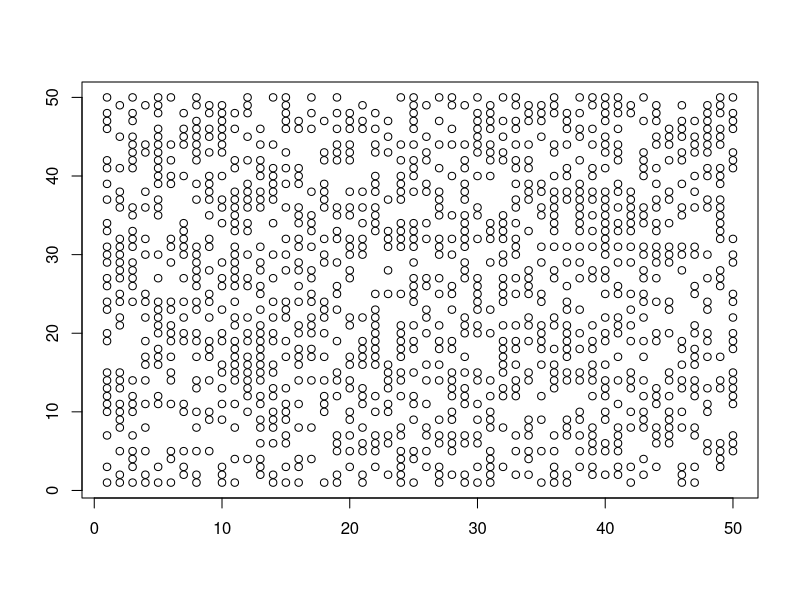

Write R code to recreate this figure. (Note: this script raises an error after producing the figure.)
# program spuRs/resources/scripts/life.r

neighbours <- function(A, i, j, n) {
    # A is an n*n 0-1 matrix
    # calculate number of neighbours of A[i,j]
    .
    .
    .
}

# grid size
n <- 50

# initialise lattice
A <- matrix(round(runif(n^2)), n, n)

finished <- FALSE
while (!finished) {
    # plot
    plot(c(1,n), c(1,n), type = "n", xlab = "", ylab = "")
    for (i in 1:n) {
        for (j in 1:n) {
            if (A[i,j] == 1) {
                points(i, j)
            }
        }
    }
    
    # update
    B <- A
    for (i in 1:n) {
        for (j in 1:n) {
            nbrs <- neighbours(A, i, j, n)
            if (A[i,j] == 1) {
                if ((nbrs == 2) | (nbrs == 3)) {
                    B[i,j] <- 1
                } else {
                    B[i,j] <- 0
                }
            } else {
                if (nbrs == 3) {
                    B[i,j] <- 1
                } else {
                    B[i,j] <- 0
                }
            }
        }
    }
    A <- B
    
    ## continue?
    #input <- readline("stop? ")
    #if (input == "y") finished <- TRUE
}
